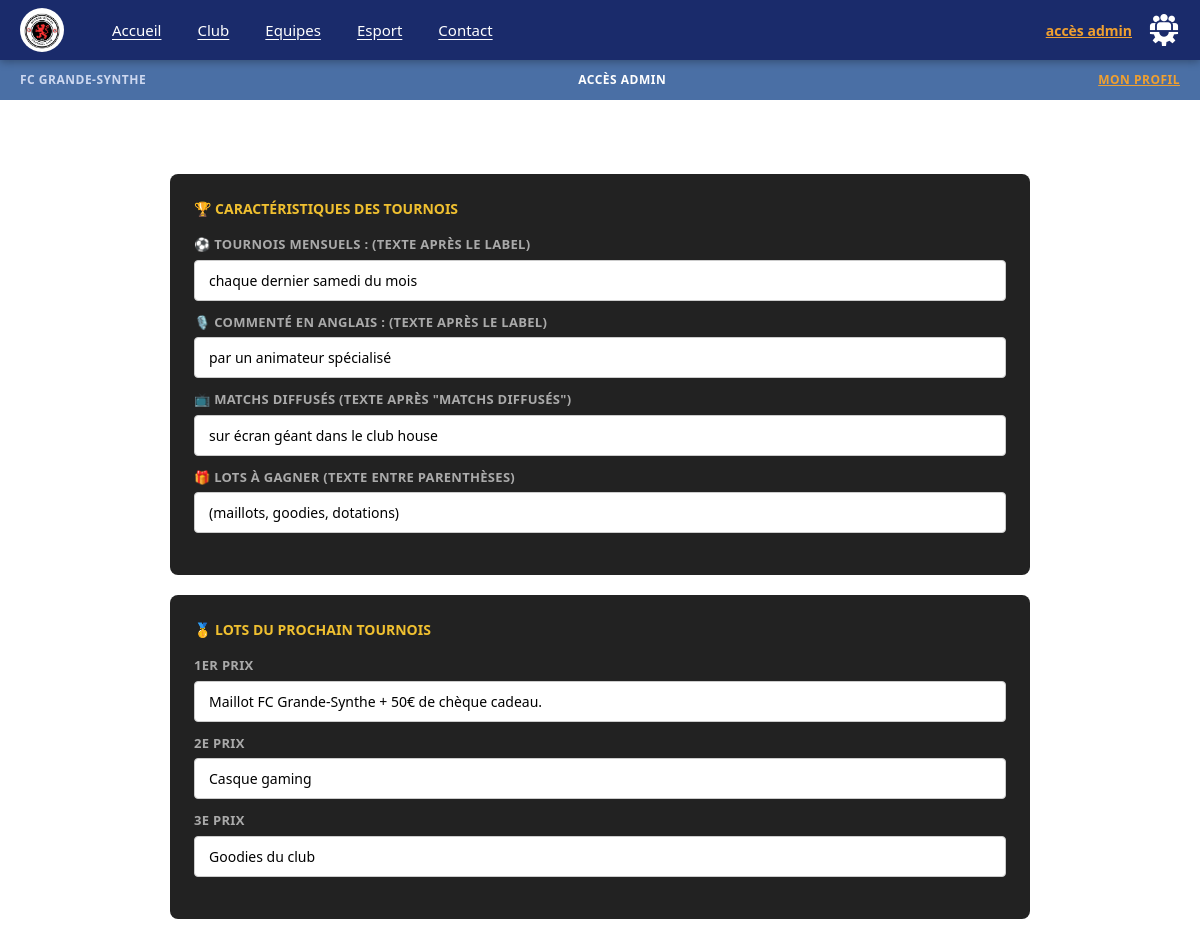
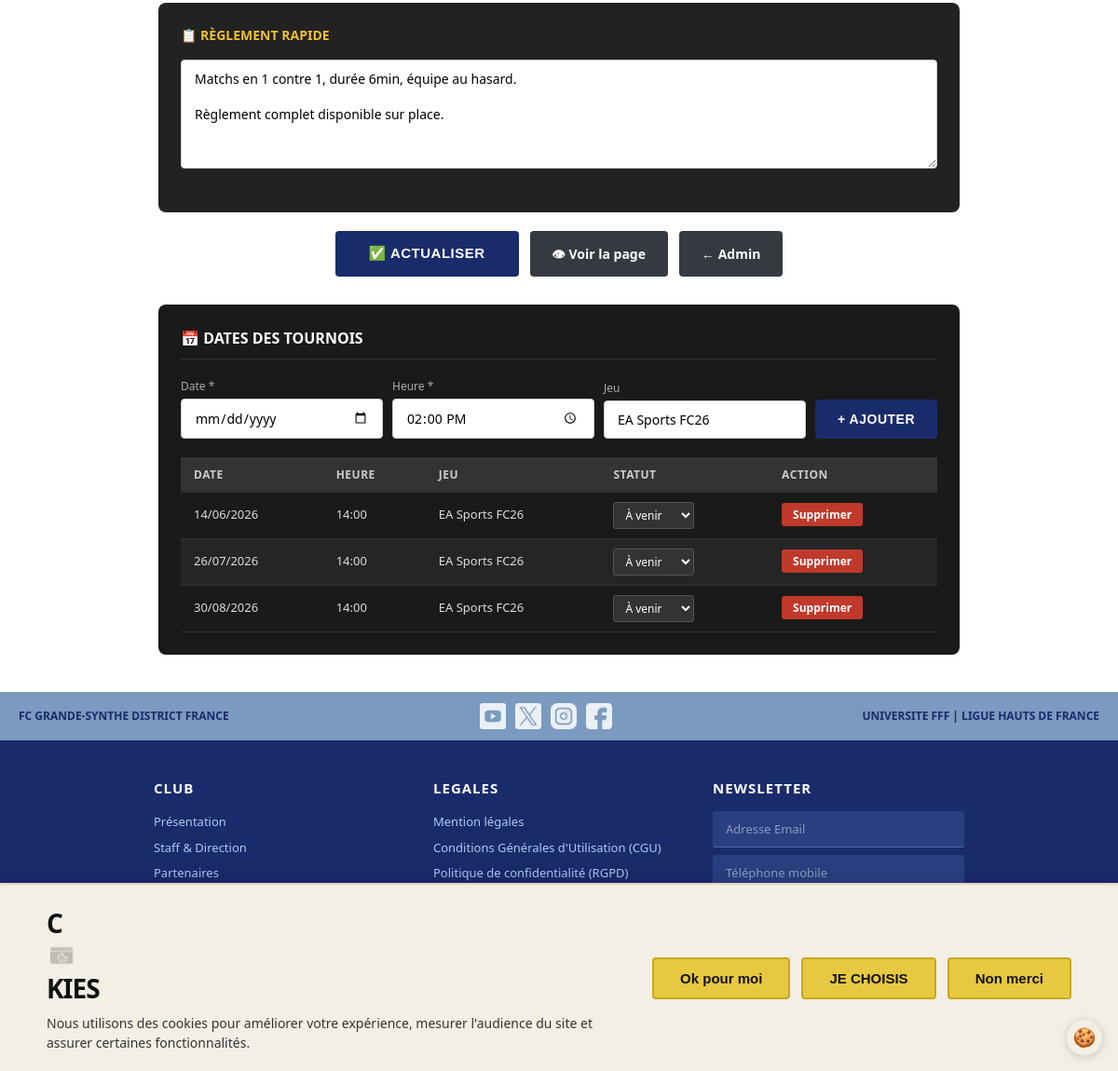
Screenshot of /admin/edit-tournois.php (signed in) with the database file from the repository (2 pictures, top to bottom).
### tables this page shows
CREATE TABLE IF NOT EXISTS site_content (
    id INT UNSIGNED AUTO_INCREMENT PRIMARY KEY,
    section VARCHAR(100) NOT NULL UNIQUE,
    contenu TEXT NOT NULL,
    updated_at DATETIME DEFAULT CURRENT_TIMESTAMP ON UPDATE CURRENT_TIMESTAMP
);

CREATE TABLE IF NOT EXISTS tournois (
    id INT UNSIGNED AUTO_INCREMENT PRIMARY KEY,
    date_tournoi DATE NOT NULL,
    heure TIME NOT NULL,
    jeu VARCHAR(100) DEFAULT 'EA Sports FC26',
    statut ENUM('a_venir','en_cours','termine') DEFAULT 'a_venir',
    created_at DATETIME DEFAULT CURRENT_TIMESTAMP
);

### config/database.php (called while the page is built)
<?php
class Database {
    private static ?PDO $instance = null;
    public static function getConnection(): PDO {
        if (self::$instance === null) {
            $dsn = 'mysql:host=' . DB_HOST . ';dbname=' . DB_NAME . ';charset=' . DB_CHARSET;
            $options = [
                PDO::ATTR_ERRMODE            => PDO::ERRMODE_EXCEPTION,
                PDO::ATTR_DEFAULT_FETCH_MODE => PDO::FETCH_ASSOC,
                PDO::ATTR_EMULATE_PREPARES   => false,
            ];
            try {
                self::$instance = new PDO($dsn, DB_USER, DB_PASS, $options);
            } catch (PDOException $e) {
                die('Erreur de connexion à la base de données : ' . $e->getMessage());
            }
        }
        return self::$instance;
    }
}
function db(): PDO {
    return Database::getConnection();
}

### includes/functions.php (called while the page is built, shortened)
<?php
function h(mixed $value): string {
    return htmlspecialchars((string)$value, ENT_QUOTES | ENT_HTML5, 'UTF-8');
}
function getContent(string $section, string $default = ''): string {
    static $cache = [];
    if (!isset($cache[$section])) {
        try {
            $stmt = db()->prepare('SELECT contenu FROM site_content WHERE section = ?');
            $stmt->execute([$section]);
            $row = $stmt->fetch();
            $cache[$section] = $row ? $row['contenu'] : $default;
        } catch (PDOException $e) {
            $cache[$section] = $default;
        }
    }
    return $cache[$section];
}

### admin/edit-tournois.php (the view, shortened to what this page needs)
<?php
$tournois = db()->query('SELECT * FROM tournois ORDER BY date_tournoi ASC')->fetchAll();
require_once __DIR__ . '/../partials/header.php';
?>
<div style="padding:20px;max-width:900px;margin:0 auto;">
    <h1 style="color:white;text-align:center;font-size:20px;font-weight:800;text-transform:uppercase;letter-spacing:2px;margin-bottom:24px;">
    </h1>
    <form method="POST" novalidate>
        <div style="background:#222;border-radius:8px;padding:24px;margin-bottom:20px;">
            <h2 style="color:#f0c030;font-size:14px;font-weight:700;text-transform:uppercase;margin-bottom:16px;">🏆 Caractéristiques des tournois</h2>
            <div class="form-group" style="margin-bottom:12px;">
                <label class="form-label" style="color:#aaa;">⚽ Tournois mensuels : (texte après le label)</label>
                <input class="form-control" type="text" name="tournoi_mensuel" value="<?= h(getContent('tournoi_mensuel')) ?>">
            </div>
            <div class="form-group" style="margin-bottom:12px;">
                <label class="form-label" style="color:#aaa;">🎙️ Commenté en anglais : (texte après le label)</label>
                <input class="form-control" type="text" name="tournoi_commente" value="<?= h(getContent('tournoi_commente')) ?>">
            </div>
            <div class="form-group" style="margin-bottom:12px;">
                <label class="form-label" style="color:#aaa;">📺 Matchs diffusés (texte après "Matchs diffusés")</label>
                <input class="form-control" type="text" name="tournoi_diffuse" value="<?= h(getContent('tournoi_diffuse')) ?>">
            </div>
            <div class="form-group">
                <label class="form-label" style="color:#aaa;">🎁 Lots à gagner (texte entre parenthèses)</label>
                <input class="form-control" type="text" name="tournoi_lots_feat" value="<?= h(getContent('tournoi_lots_feat')) ?>">
            </div>
        </div>
        <div style="background:#222;border-radius:8px;padding:24px;margin-bottom:20px;">
            <h2 style="color:#f0c030;font-size:14px;font-weight:700;text-transform:uppercase;margin-bottom:16px;">🥇 Lots du prochain tournois</h2>
            <div class="form-group" style="margin-bottom:12px;">
                <label class="form-label" style="color:#aaa;">1er prix</label>
                <input class="form-control" type="text" name="tournoi_lot_1" value="<?= h(getContent('tournoi_lot_1')) ?>">
            </div>
            <div class="form-group" style="margin-bottom:12px;">
                <label class="form-label" style="color:#aaa;">2e prix</label>
                <input class="form-control" type="text" name="tournoi_lot_2" value="<?= h(getContent('tournoi_lot_2')) ?>">
            </div>
            <div class="form-group">
                <label class="form-label" style="color:#aaa;">3e prix</label>
                <input class="form-control" type="text" name="tournoi_lot_3" value="<?= h(getContent('tournoi_lot_3')) ?>">
            </div>
        </div>
        <div style="background:#222;border-radius:8px;padding:24px;margin-bottom:20px;">
            <h2 style="color:#f0c030;font-size:14px;font-weight:700;text-transform:uppercase;margin-bottom:16px;">📋 Règlement rapide</h2>
            <div class="form-group">
                <textarea class="form-control" name="tournoi_reglement" rows="5"><?= h(getContent('tournoi_reglement')) ?></textarea>
            </div>
        </div>
        <div style="display:flex;gap:12px;justify-content:center;margin-bottom:30px;">
            <button type="submit" class="btn-primary" style="font-size:15px;padding:14px 36px;">✅ Actualiser</button>
            <a href="<?= SITE_URL ?>/esport/tournaments" target="_blank" class="btn-secondary" style="text-decoration:none;padding:14px 24px;">👁 Voir la page</a>
            <a href="<?= SITE_URL ?>/admin-acces" class="btn-secondary" style="text-decoration:none;padding:14px 24px;">← Admin</a>
        </div>
    </form>
    <div style="background:#1a1a1a;border-radius:8px;padding:24px;margin-bottom:20px;">
        <h2 style="color:white;font-size:16px;font-weight:700;text-transform:uppercase;margin-bottom:20px;border-bottom:1px solid #333;padding-bottom:10px;">
            📅 Dates des tournois
        </h2>
        <form method="POST" style="margin-bottom:20px;">
            <div style="display:grid;grid-template-columns:1fr 1fr 1fr auto;gap:10px;align-items:end;">
                <div>
                    <label style="color:#aaa;font-size:12px;display:block;margin-bottom:4px;">Date *</label>
                    <input type="date" name="date_tournoi" class="form-control" required>
                </div>
                <div>
                    <label style="color:#aaa;font-size:12px;display:block;margin-bottom:4px;">Heure *</label>
                    <input type="time" name="heure" class="form-control" value="14:00" required>
                </div>
                <div>
                    <label style="color:#aaa;font-size:12px;display:block;margin-bottom:4px;">Jeu</label>
                    <input type="text" name="jeu" class="form-control" value="EA Sports FC26">
                </div>
                <button type="submit" class="btn-primary" style="height:42px;white-space:nowrap;">+ Ajouter</button>
            </div>
        </form>
        <?php if (empty($tournois)): ?>
            <p style="color:#888;text-align:center;padding:20px;">Aucune date de tournoi.</p>
        <?php else: ?>
            <table class="admin-table">
                <thead>
                    <tr>
                        <th>Date</th>
                        <th>Heure</th>
                        <th>Jeu</th>
                        <th>Statut</th>
                        <th>Action</th>
                    </tr>
                </thead>
                <tbody>
                    <?php foreach ($tournois as $t): ?>
                        <tr>
                            <td><?= h(date('d/m/Y', strtotime($t['date_tournoi']))) ?></td>
                            <td><?= h(substr($t['heure'],0,5)) ?></td>
                            <td><?= h($t['jeu']) ?></td>
                            <td>
                                <select onchange="window.location='?change_status=<?= h($t['id']) ?>&status='+this.value"
                                        style="background:#333;color:white;border:1px solid #555;padding:4px 8px;border-radius:3px;font-size:12px;">
                                    <?php foreach(['a_venir'=>'À venir','en_cours'=>'En cours','termine'=>'Terminé'] as $v=>$l): ?>
                                        <option value="<?= $v ?>" <?= $t['statut']===$v?'selected':'' ?>><?= $l ?></option>
                                    <?php endforeach; ?>
                                </select>
                            </td>
                            <td>
                                <a href="?delete_tournoi=<?= h($t['id']) ?>"
                                   onclick="return confirm('Supprimer cette date ?')"
                                   style="background:var(--rouge-vif);color:white;padding:4px 12px;border-radius:3px;font-size:12px;text-decoration:none;font-weight:700;">
                                    Supprimer
                                </a>
                            </td>
                        </tr>
                    <?php endforeach; ?>
                </tbody>
            </table>
        <?php endif; ?>
    </div>
</div>
<?php require_once __DIR__ . '/../partials/footer.php'; ?>

### assets/css/style.css (style rules this page uses)
*, *::before, *::after { box-sizing: border-box; margin: 0; padding: 0; }
:root { --bleu-fc: #1a2b6b; --bleu-dark: #0f1a45; --bleu-med: #1e3a8a; --rouge-fc: #8B1A1A; --rouge-vif: #c0392b; --rouge-esport: #8B1A1A; --orange: #e67e22; --beige: #f5e6d3; --rose-pale: #f5d5d5; --rose-clair: #fce8e8; --gris-clair: #f3f3f3; --gris: #6c757d; --gris-dark: #343a40; --blanc: #ffffff; --noir: #111111; --vert: #2ecc71; --footer-bg: #1a2b6b; --nav-height: 60px; --breadcrumb-height: 40px; }
html { scroll-behavior: smooth; }
body { font-family: 'Segoe UI', Arial, sans-serif; font-size: 14px; color: var(--noir); background: var(--blanc); line-height: 1.5; }
a { text-decoration: none; color: inherit; }
button { cursor: pointer; }
input, textarea, select { font-family: inherit; }
.form-group { margin-bottom: 18px; }
.form-label { display: block; font-size: 13px; font-weight: 600; color: #444; margin-bottom: 5px; text-transform: uppercase; letter-spacing: 0.3px; }
.form-control { width: 100%; border: 1px solid #ccc; border-radius: 4px; padding: 10px 14px; font-size: 14px; transition: border-color 0.2s; }
.btn-primary { background: var(--bleu-fc); color: white; border: none; border-radius: 4px; padding: 11px 24px; font-size: 14px; font-weight: 700; letter-spacing: 0.5px; cursor: pointer; transition: background 0.2s; text-transform: uppercase; }
.btn-secondary { background: var(--gris-dark); color: white; border: none; border-radius: 4px; padding: 11px 24px; font-size: 14px; font-weight: 600; cursor: pointer; transition: background 0.2s; }
.admin-table { width: 100%; border-collapse: collapse; }
.admin-table th { background: #333; color: #ccc; padding: 10px 14px; font-size: 12px; text-transform: uppercase; letter-spacing: 0.5px; text-align: left; }
.admin-table td { padding: 10px 14px; font-size: 13px; color: #ddd; border-bottom: 1px solid #333; }
.admin-table tr:nth-child(even) td { background: #252525; }

### rows the page displays
site_content: tournoi_mensuel "chaque dernier samedi du mois"
site_content: tournoi_commente "par un animateur spécialisé"
site_content: tournoi_diffuse "sur écran géant dans le club house"
site_content: tournoi_lots_feat "(maillots, goodies, dotations)"
site_content: tournoi_lot_1 "Maillot FC Grande-Synthe + 50€ de chèque cadeau."
site_content: tournoi_lot_2 "Casque gaming"
site_content: tournoi_lot_3 "Goodies du club"
site_content: tournoi_reglement "Matchs en 1 contre 1, durée 6min, équipe au hasard. Règlement complet disponible sur place."
tournois: date_tournoi "14/06/2026", heure "14:00", jeu "EA Sports FC26", statut+id "À venir"
tournois: date_tournoi "26/07/2026", heure "14:00", jeu "EA Sports FC26", statut+id "À venir"
tournois: date_tournoi "30/08/2026", heure "14:00", jeu "EA Sports FC26", statut+id "À venir"

### other values shown
$breadcrumbCenter "ACCÈS ADMIN"
